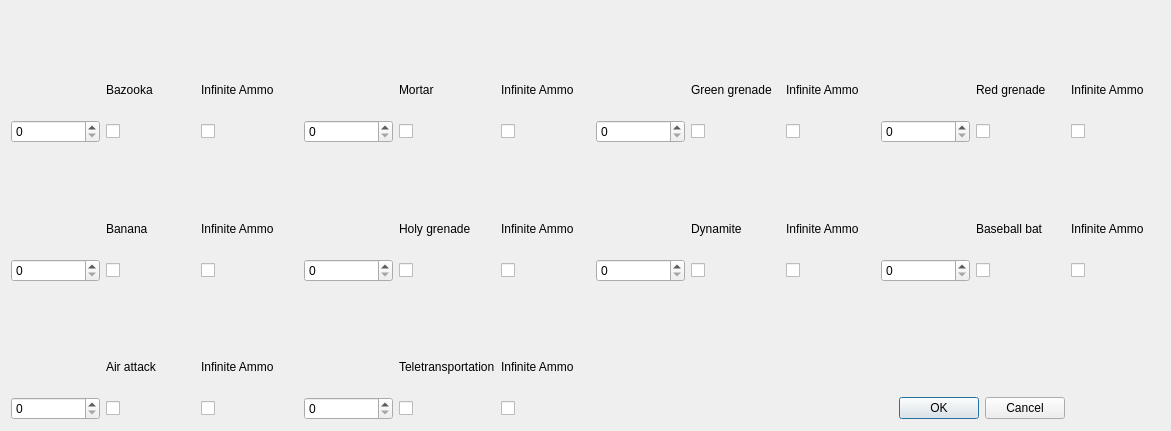
<?xml version="1.0" encoding="UTF-8"?>
<ui version="4.0">
 <class>editorSeleccionArmasHerramientas</class>
 <widget class="QDialog" name="editorSeleccionArmasHerramientas">
  <property name="geometry">
   <rect>
    <x>0</x>
    <y>0</y>
    <width>1171</width>
    <height>431</height>
   </rect>
  </property>
  <property name="windowTitle">
   <string>Dialog</string>
  </property>
  <layout class="QGridLayout" name="gridLayout">
   <item row="1" column="2" alignment="Qt::AlignLeft">
    <widget class="QLabel" name="label_10">
     <property name="minimumSize">
      <size>
       <width>97</width>
       <height>48</height>
      </size>
     </property>
     <property name="text">
      <string>Infinite Ammo</string>
     </property>
    </widget>
   </item>
   <item row="2" column="2">
    <widget class="QCheckBox" name="BazookaIA">
     <property name="text">
      <string/>
     </property>
    </widget>
   </item>
   <item row="1" column="5">
    <widget class="QLabel" name="label_11">
     <property name="text">
      <string>Infinite Ammo</string>
     </property>
    </widget>
   </item>
   <item row="1" column="9">
    <widget class="QLabel" name="label_12">
     <property name="text">
      <string>Infinite Ammo</string>
     </property>
    </widget>
   </item>
   <item row="3" column="7">
    <widget class="QLabel" name="dinamita">
     <property name="text">
      <string/>
     </property>
     <property name="pixmap">
      <pixmap>W4_Dynamite.png</pixmap>
     </property>
     <property name="scaledContents">
      <bool>true</bool>
     </property>
    </widget>
   </item>
   <item row="2" column="7">
    <widget class="QSpinBox" name="municionGranadaV">
     <property name="minimum">
      <number>0</number>
     </property>
     <property name="maximum">
      <number>9999</number>
     </property>
    </widget>
   </item>
   <item row="8" column="4">
    <widget class="QCheckBox" name="Teletransportador">
     <property name="text">
      <string/>
     </property>
    </widget>
   </item>
   <item row="4" column="1">
    <widget class="QLabel" name="label_4">
     <property name="text">
      <string>Banana</string>
     </property>
    </widget>
   </item>
   <item row="2" column="4">
    <widget class="QCheckBox" name="Mortero">
     <property name="text">
      <string/>
     </property>
    </widget>
   </item>
   <item row="8" column="10" colspan="2">
    <widget class="QDialogButtonBox" name="buttonBox">
     <property name="orientation">
      <enum>Qt::Horizontal</enum>
     </property>
     <property name="standardButtons">
      <set>QDialogButtonBox::Cancel|QDialogButtonBox::Ok</set>
     </property>
    </widget>
   </item>
   <item row="5" column="11">
    <widget class="QCheckBox" name="Bate">
     <property name="text">
      <string/>
     </property>
    </widget>
   </item>
   <item row="1" column="8">
    <widget class="QLabel" name="label_2">
     <property name="text">
      <string>Green grenade</string>
     </property>
    </widget>
   </item>
   <item row="3" column="10">
    <widget class="QLabel" name="bate">
     <property name="text">
      <string/>
     </property>
     <property name="pixmap">
      <pixmap>Baseballbat.png</pixmap>
     </property>
     <property name="scaledContents">
      <bool>true</bool>
     </property>
    </widget>
   </item>
   <item row="4" column="8">
    <widget class="QLabel" name="label_6">
     <property name="text">
      <string>Dynamite</string>
     </property>
    </widget>
   </item>
   <item row="5" column="1">
    <widget class="QCheckBox" name="Banana">
     <property name="text">
      <string/>
     </property>
    </widget>
   </item>
   <item row="5" column="0">
    <widget class="QSpinBox" name="municionBanana">
     <property name="minimum">
      <number>0</number>
     </property>
     <property name="maximum">
      <number>9999</number>
     </property>
    </widget>
   </item>
   <item row="0" column="10">
    <widget class="QLabel" name="granadaR">
     <property name="text">
      <string/>
     </property>
     <property name="pixmap">
      <pixmap>Redgrenade.png</pixmap>
     </property>
     <property name="scaledContents">
      <bool>true</bool>
     </property>
    </widget>
   </item>
   <item row="4" column="11">
    <widget class="QLabel" name="label_7">
     <property name="text">
      <string>Baseball bat</string>
     </property>
    </widget>
   </item>
   <item row="2" column="11">
    <widget class="QCheckBox" name="GranadaR">
     <property name="text">
      <string/>
     </property>
    </widget>
   </item>
   <item row="2" column="3">
    <widget class="QSpinBox" name="municionMortero">
     <property name="minimum">
      <number>0</number>
     </property>
     <property name="maximum">
      <number>9999</number>
     </property>
    </widget>
   </item>
   <item row="2" column="0">
    <widget class="QSpinBox" name="municionBazooka">
     <property name="minimum">
      <number>0</number>
     </property>
     <property name="maximum">
      <number>9999</number>
     </property>
    </widget>
   </item>
   <item row="5" column="7">
    <widget class="QSpinBox" name="municionDinamita">
     <property name="minimum">
      <number>0</number>
     </property>
     <property name="maximum">
      <number>9999</number>
     </property>
    </widget>
   </item>
   <item row="8" column="1">
    <widget class="QCheckBox" name="Aereo">
     <property name="text">
      <string/>
     </property>
    </widget>
   </item>
   <item row="6" column="3">
    <widget class="QLabel" name="tele">
     <property name="text">
      <string/>
     </property>
     <property name="pixmap">
      <pixmap>IconTeleport.png</pixmap>
     </property>
     <property name="scaledContents">
      <bool>true</bool>
     </property>
    </widget>
   </item>
   <item row="5" column="10">
    <widget class="QSpinBox" name="municionBate">
     <property name="minimum">
      <number>0</number>
     </property>
     <property name="maximum">
      <number>9999</number>
     </property>
    </widget>
   </item>
   <item row="2" column="10">
    <widget class="QSpinBox" name="municionGranadaR">
     <property name="minimum">
      <number>0</number>
     </property>
     <property name="maximum">
      <number>9999</number>
     </property>
    </widget>
   </item>
   <item row="5" column="3">
    <widget class="QSpinBox" name="municionGranadaS">
     <property name="minimum">
      <number>0</number>
     </property>
     <property name="maximum">
      <number>9999</number>
     </property>
    </widget>
   </item>
   <item row="7" column="1">
    <widget class="QLabel" name="label_8">
     <property name="text">
      <string>Air attack</string>
     </property>
    </widget>
   </item>
   <item row="5" column="8">
    <widget class="QCheckBox" name="Dinamita">
     <property name="text">
      <string/>
     </property>
    </widget>
   </item>
   <item row="0" column="3">
    <widget class="QLabel" name="mortero">
     <property name="text">
      <string/>
     </property>
     <property name="pixmap">
      <pixmap>Mortar1.png</pixmap>
     </property>
     <property name="scaledContents">
      <bool>true</bool>
     </property>
    </widget>
   </item>
   <item row="2" column="1">
    <widget class="QCheckBox" name="Bazookka">
     <property name="text">
      <string/>
     </property>
    </widget>
   </item>
   <item row="0" column="7">
    <widget class="QLabel" name="granadaV">
     <property name="text">
      <string/>
     </property>
     <property name="pixmap">
      <pixmap>W4_Grenade.png</pixmap>
     </property>
     <property name="scaledContents">
      <bool>true</bool>
     </property>
    </widget>
   </item>
   <item row="5" column="4">
    <widget class="QCheckBox" name="GranadaS">
     <property name="text">
      <string/>
     </property>
    </widget>
   </item>
   <item row="2" column="8">
    <widget class="QCheckBox" name="GranadaV">
     <property name="text">
      <string/>
     </property>
    </widget>
   </item>
   <item row="7" column="4">
    <widget class="QLabel" name="label_9">
     <property name="text">
      <string>Teletransportation</string>
     </property>
    </widget>
   </item>
   <item row="1" column="1">
    <widget class="QLabel" name="Bazooka">
     <property name="text">
      <string>Bazooka</string>
     </property>
    </widget>
   </item>
   <item row="1" column="11">
    <widget class="QLabel" name="label_3">
     <property name="text">
      <string>Red grenade</string>
     </property>
    </widget>
   </item>
   <item row="1" column="4">
    <widget class="QLabel" name="label">
     <property name="text">
      <string>Mortar</string>
     </property>
    </widget>
   </item>
   <item row="6" column="0">
    <widget class="QLabel" name="aereo">
     <property name="text">
      <string/>
     </property>
     <property name="pixmap">
      <pixmap>W4_Airstrike.png</pixmap>
     </property>
     <property name="scaledContents">
      <bool>true</bool>
     </property>
    </widget>
   </item>
   <item row="4" column="4">
    <widget class="QLabel" name="label_5">
     <property name="text">
      <string>Holy grenade</string>
     </property>
    </widget>
   </item>
   <item row="3" column="0">
    <widget class="QLabel" name="banana">
     <property name="text">
      <string/>
     </property>
     <property name="pixmap">
      <pixmap>Bananabomb.png</pixmap>
     </property>
     <property name="scaledContents">
      <bool>true</bool>
     </property>
    </widget>
   </item>
   <item row="8" column="0">
    <widget class="QSpinBox" name="municionAereo">
     <property name="minimum">
      <number>0</number>
     </property>
     <property name="maximum">
      <number>9999</number>
     </property>
    </widget>
   </item>
   <item row="0" column="0">
    <widget class="QLabel" name="bazooka_2">
     <property name="autoFillBackground">
      <bool>false</bool>
     </property>
     <property name="text">
      <string/>
     </property>
     <property name="pixmap">
      <pixmap>Bazooka.png</pixmap>
     </property>
     <property name="scaledContents">
      <bool>true</bool>
     </property>
    </widget>
   </item>
   <item row="8" column="3">
    <widget class="QSpinBox" name="municionTeletransportador">
     <property name="minimum">
      <number>0</number>
     </property>
     <property name="maximum">
      <number>9999</number>
     </property>
    </widget>
   </item>
   <item row="3" column="3">
    <widget class="QLabel" name="granadaS">
     <property name="text">
      <string/>
     </property>
     <property name="pixmap">
      <pixmap>Holy_Grenade.png</pixmap>
     </property>
     <property name="scaledContents">
      <bool>true</bool>
     </property>
    </widget>
   </item>
   <item row="1" column="12">
    <widget class="QLabel" name="label_13">
     <property name="text">
      <string>Infinite Ammo</string>
     </property>
    </widget>
   </item>
   <item row="4" column="2">
    <widget class="QLabel" name="label_14">
     <property name="text">
      <string>Infinite Ammo</string>
     </property>
    </widget>
   </item>
   <item row="4" column="5">
    <widget class="QLabel" name="label_15">
     <property name="text">
      <string>Infinite Ammo</string>
     </property>
    </widget>
   </item>
   <item row="4" column="9">
    <widget class="QLabel" name="label_16">
     <property name="text">
      <string>Infinite Ammo</string>
     </property>
    </widget>
   </item>
   <item row="4" column="12">
    <widget class="QLabel" name="label_17">
     <property name="text">
      <string>Infinite Ammo</string>
     </property>
    </widget>
   </item>
   <item row="7" column="2">
    <widget class="QLabel" name="label_18">
     <property name="text">
      <string>Infinite Ammo</string>
     </property>
    </widget>
   </item>
   <item row="7" column="5">
    <widget class="QLabel" name="label_19">
     <property name="text">
      <string>Infinite Ammo</string>
     </property>
    </widget>
   </item>
   <item row="2" column="5">
    <widget class="QCheckBox" name="MortaIA">
     <property name="text">
      <string/>
     </property>
    </widget>
   </item>
   <item row="2" column="9">
    <widget class="QCheckBox" name="GreenGrenadeIA">
     <property name="text">
      <string/>
     </property>
    </widget>
   </item>
   <item row="2" column="12">
    <widget class="QCheckBox" name="RedGrenadeIA">
     <property name="text">
      <string/>
     </property>
    </widget>
   </item>
   <item row="5" column="2">
    <widget class="QCheckBox" name="BananaIA">
     <property name="text">
      <string/>
     </property>
    </widget>
   </item>
   <item row="5" column="5">
    <widget class="QCheckBox" name="HGrenadeIA">
     <property name="text">
      <string/>
     </property>
    </widget>
   </item>
   <item row="5" column="9">
    <widget class="QCheckBox" name="DynamiteIA">
     <property name="text">
      <string/>
     </property>
    </widget>
   </item>
   <item row="5" column="12">
    <widget class="QCheckBox" name="BatIA">
     <property name="text">
      <string/>
     </property>
    </widget>
   </item>
   <item row="8" column="2">
    <widget class="QCheckBox" name="AIrIA">
     <property name="text">
      <string/>
     </property>
    </widget>
   </item>
   <item row="8" column="5">
    <widget class="QCheckBox" name="TeleIA">
     <property name="text">
      <string/>
     </property>
    </widget>
   </item>
  </layout>
 </widget>
 <resources/>
 <connections>
  <connection>
   <sender>buttonBox</sender>
   <signal>accepted()</signal>
   <receiver>editorSeleccionArmasHerramientas</receiver>
   <slot>accept()</slot>
   <hints>
    <hint type="sourcelabel">
     <x>248</x>
     <y>254</y>
    </hint>
    <hint type="destinationlabel">
     <x>157</x>
     <y>274</y>
    </hint>
   </hints>
  </connection>
  <connection>
   <sender>buttonBox</sender>
   <signal>rejected()</signal>
   <receiver>editorSeleccionArmasHerramientas</receiver>
   <slot>reject()</slot>
   <hints>
    <hint type="sourcelabel">
     <x>316</x>
     <y>260</y>
    </hint>
    <hint type="destinationlabel">
     <x>286</x>
     <y>274</y>
    </hint>
   </hints>
  </connection>
 </connections>
</ui>
